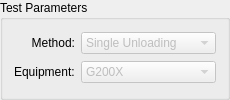
               <widget class="QGroupBox" name="groupBox_14">
                <property name="sizePolicy">
                 <sizepolicy hsizetype="Maximum" vsizetype="Maximum">
                  <horstretch>0</horstretch>
                  <verstretch>0</verstretch>
                 </sizepolicy>
                </property>
                <property name="minimumSize">
                 <size>
                  <width>230</width>
                  <height>0</height>
                 </size>
                </property>
                <property name="maximumSize">
                 <size>
                  <width>230</width>
                  <height>16777215</height>
                 </size>
                </property>
                <property name="title">
                 <string>Test Parameters</string>
                </property>
                <layout class="QGridLayout" name="gridLayout_29">
                 <item row="1" column="1">
                  <widget class="QLabel" name="label_36">
                   <property name="sizePolicy">
                    <sizepolicy hsizetype="Preferred" vsizetype="Maximum">
                     <horstretch>0</horstretch>
                     <verstretch>0</verstretch>
                    </sizepolicy>
                   </property>
                   <property name="maximumSize">
                    <size>
                     <width>16777215</width>
                     <height>16777215</height>
                    </size>
                   </property>
                   <property name="text">
                    <string>Method:</string>
                   </property>
                   <property name="alignment">
                    <set>Qt::AlignRight|Qt::AlignTrailing|Qt::AlignVCenter</set>
                   </property>
                  </widget>
                 </item>
                 <item row="2" column="1">
                  <widget class="QLabel" name="label_35">
                   <property name="sizePolicy">
                    <sizepolicy hsizetype="Maximum" vsizetype="Maximum">
                     <horstretch>0</horstretch>
                     <verstretch>0</verstretch>
                    </sizepolicy>
                   </property>
                   <property name="text">
                    <string>Equipment:</string>
                   </property>
                  </widget>
                 </item>
                 <item row="1" column="2">
                  <widget class="QComboBox" name="comboBox_method_tabHE_FrameStiffness">
                   <property name="enabled">
                    <bool>false</bool>
                   </property>
                   <property name="sizePolicy">
                    <sizepolicy hsizetype="Minimum" vsizetype="Maximum">
                     <horstretch>0</horstretch>
                     <verstretch>0</verstretch>
                    </sizepolicy>
                   </property>
                   <property name="minimumSize">
                    <size>
                     <width>120</width>
                     <height>0</height>
                    </size>
                   </property>
                   <property name="editable">
                    <bool>false</bool>
                   </property>
                   <item>
                    <property name="text">
                     <string>Single Unloading</string>
                    </property>
                   </item>
                   <item>
                    <property name="text">
                     <string>Multi Unloadings</string>
                    </property>
                   </item>
                   <item>
                    <property name="text">
                     <string>CSM</string>
                    </property>
                   </item>
                  </widget>
                 </item>
                 <item row="2" column="2">
                  <widget class="QComboBox" name="comboBox_equipment_tabHE_FrameStiffness">
                   <property name="enabled">
                    <bool>false</bool>
                   </property>
                   <property name="sizePolicy">
                    <sizepolicy hsizetype="Minimum" vsizetype="Maximum">
                     <horstretch>0</horstretch>
                     <verstretch>0</verstretch>
                    </sizepolicy>
                   </property>
                   <item>
                    <property name="text">
                     <string>G200X</string>
                    </property>
                   </item>
                  </widget>
                 </item>
                </layout>
               </widget>
